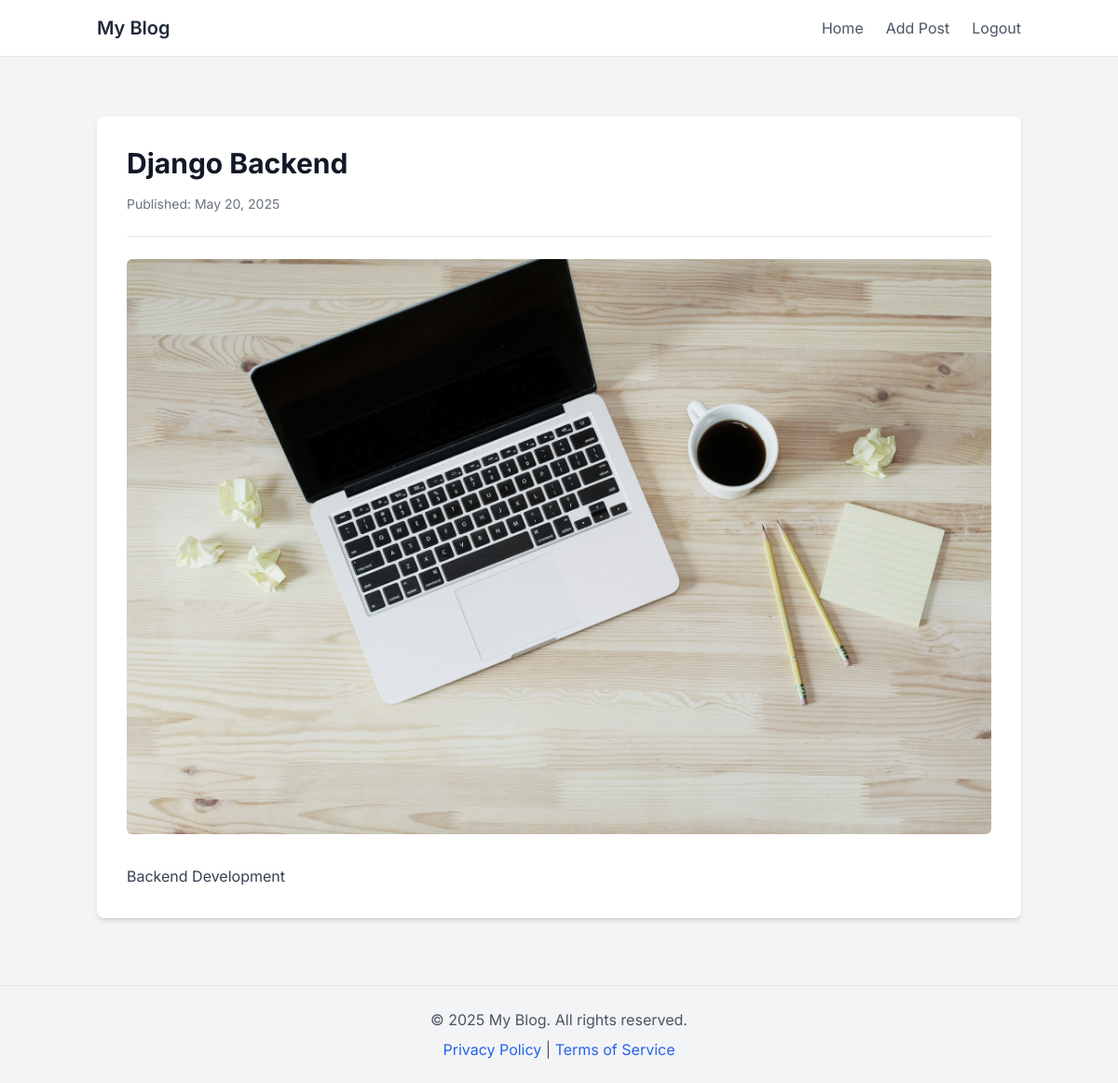
Page /posts/2/ (signed in) on the committed database.
### blog_posts/models.py (models this page shows, shortened)
class BlogPost(models.Model):
    title = models.CharField(max_length=100)
    body = models.TextField(default='')
    slug = models.SlugField()
    date = models.DateTimeField(auto_now_add=True)
    featured_image = models.ImageField(default='fallback.png', blank=True)
    author = models.ForeignKey(User, on_delete=models.CASCADE)

### blog_posts/views.py (the view)
# urls.py: path('posts/<int:post_id>/',views.single_post_page, name='single_post_page'),
def single_post_page(request, post_id):
    single_post = get_object_or_404(BlogPost, id=post_id)
    return render(request, 'blog_posts/single_post.html', {'single_post': single_post})

### blog_posts/templates/blog_posts/single_post.html (shortened to what this page needs)
{% extends "layout.html" %}
{% block content %}
    <div class="bg-white p-8 rounded-lg shadow-md">
        <h1 class="text-3xl font-bold text-gray-900 mb-4">{{ single_post.title }}</h1>
        <p class="text-sm text-gray-500 mb-6">Published: {{ single_post.date|date:"F d, Y" }}</p>
        <hr class="my-6 border-gray-200">
        {% if single_post.featured_image %}
            <div class="mb-8">
                <img src="{{ single_post.featured_image.url }}" alt="{{ single_post.title }}" class="rounded-md w-full h-auto object-cover">
            </div>
        {% endif %}
        <p class="text-gray-700 leading-relaxed">{{ single_post.body }}</p>
    </div>
{% endblock %}

### templates/layout.html (style rules this page uses)
body { font-family: 'Inter', sans-serif; }

### rows in the picture
BlogPost: title "Django Backend", date "May 20, 2025", featured_image (picture), body "Backend Development"
